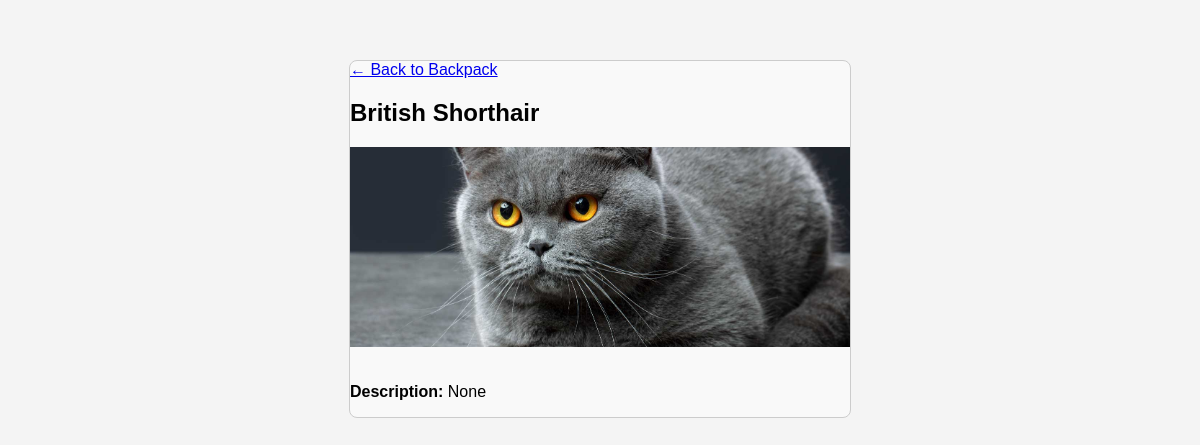
/item/Cats/1, run on an earlier commit of the app's database.
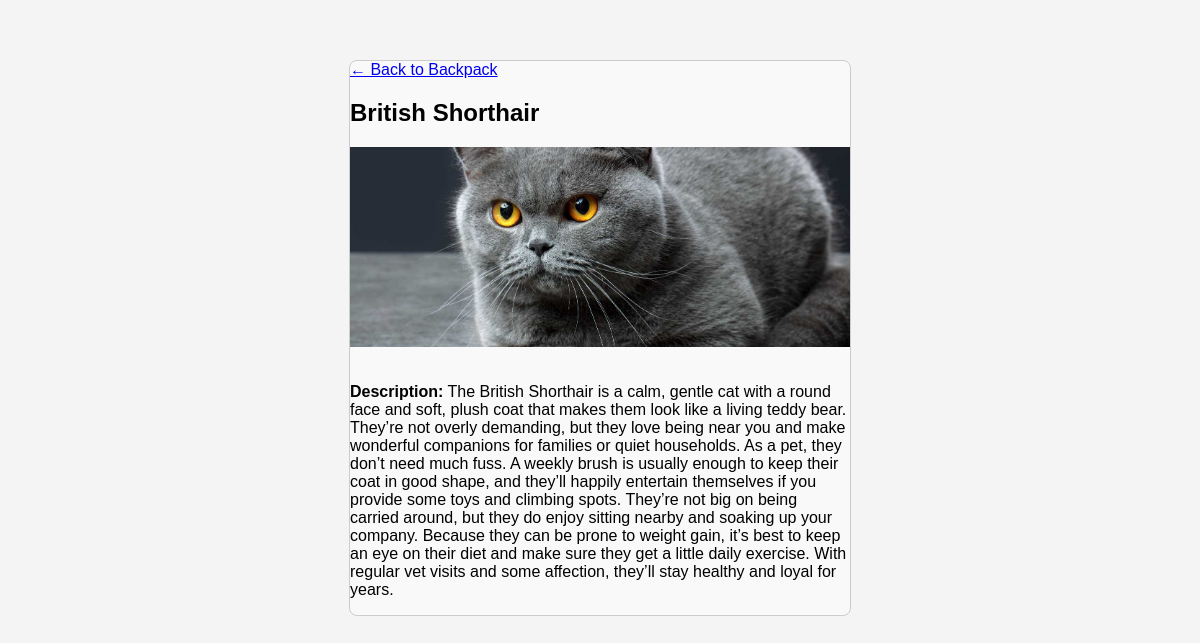
And on a later commit of the database.
### tables this page shows
CREATE TABLE Cats (ID INTEGER PRIMARY KEY, name TEXT, description TEXT, image TEXT);

### routes.py (the view)
@routes.route('/item/<table>/<int:item_id>')
def item_detail(table, item_id):
    if table not in ['Dogs', 'Cats', 'OtherPets']:
        abort(404)
    db = get_db()
    cur = db.execute(f'SELECT * FROM {table} WHERE id = ?', (item_id,))
    item = cur.fetchone()
    cur.close()
    if item is None:
        abort(404)
    return render_template('item_detail.html', item=item)

### app.py (called while the page is built)
@app.teardown_appcontext
def close_connection(exception):
    db = getattr(g, '_database', None)
    if db is not None:
        db.close()

### routes.py (called while the page is built)
def get_db():
    db = getattr(g, '_database', None)
    if db is None:
        db = g._database = sqlite3.connect('Backpack.db')
        db.row_factory = sqlite3.Row
    return db

### templates/item_detail.html
{% extends "layout.html" %}
{% block content %}
<div class="container-box" style="max-width: 500px; margin: 40px auto;">
    <a href="{{ url_for('home') }}">&larr; Back to Backpack</a>
    <h2>{{ item['name'] }}</h2>
    {% if item['image'] %}
    <img src="{{ url_for('static', filename='images/' ~ item['image']) }}" alt="{{ item['name'] }}" style="width:100%; margin-bottom: 1em;">
    {% endif %}
    <p><strong>Description:</strong> {{ item['description'] }}</p>
</div>
{% endblock %}

### templates/layout.html (shortened to what this page needs)
<!DOCTYPE html>
<html lang="en">
<head>
    <link rel="stylesheet" href="{{ url_for('static', filename='style.css') }}">
</head>
<body>
    {% block content %}
    {% endblock %}
</body>
</html>

### static/style.css (style rules this page uses)
img { width: 200px; height: 200px; object-fit: cover; }
body { font-family: Arial, sans-serif; background-color: #f4f4f4; margin: auto; padding: 20px; width: 80%; }
.container-box { border: 1px solid #ccc; background: #f9f9f9; border-radius: 8px; }
.container-box img { width: 100%; }

What changed in the data, as far as the page shows it:
changed Cats "British Shorthair": description (not shown) → "The British Shorthair is a calm, gentle cat with a round face and soft, plush coat that makes them look like a living teddy bear. They’re not overly demanding, but they love being near you and make wonderful companions for families or quiet households. As a pet, they don’t need much fuss. A weekly brush is usually enough to keep their coat in good shape, and they’ll happily entertain themselves if you provide some toys and climbing spots. They’re not big on being carried around, but they do enjoy sitting nearby and soaking up your company. Because they can be prone to weight gain, it’s best to keep an eye on their diet and make sure they get a little daily exercise. With regular vet visits…"
Also different on the page:
{{ item['description'] }}: "None" → (not shown)
